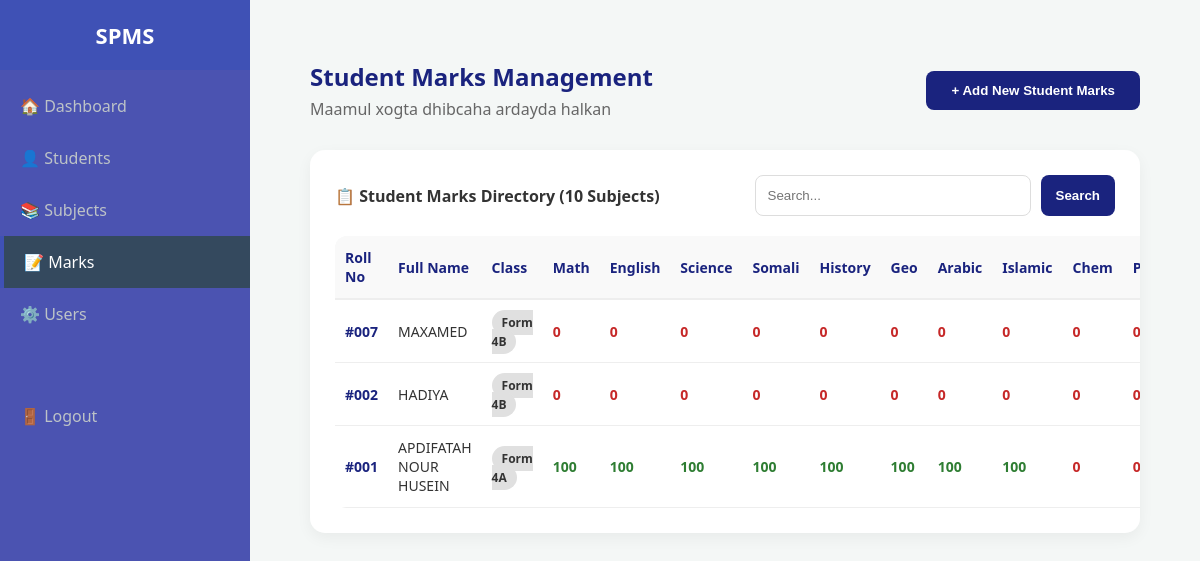
The page /admin_dashboard/marks.php on the database its author committed.
### tables this page shows
CREATE TABLE `student_marks` (
  `id` int(11) NOT NULL,
  `roll_no` varchar(50) NOT NULL,
  `full_name` varchar(255) NOT NULL,
  `class` varchar(50) NOT NULL,
  `math` int(11) DEFAULT 0,
  `english` int(11) DEFAULT 0,
  `science` int(11) DEFAULT 0,
  `somali` int(11) DEFAULT 0,
  `history` int(11) DEFAULT 0,
  `geography` int(11) DEFAULT 0,
  `arabic` int(11) DEFAULT 0,
  `islamic` int(11) DEFAULT 0,
  `chemistry` int(11) DEFAULT 0,
  `physics` int(11) DEFAULT 0,
  `created_at` timestamp NOT NULL DEFAULT current_timestamp()
);

### admin_dashboard/marks.php (the view, shortened to what this page needs)
<?php
include('conn.php');
$students = [];
if ($conn) {
    $result = mysqli_query($conn, "SELECT * FROM student_marks ORDER BY id DESC");
    if ($result) {
        while ($row = mysqli_fetch_assoc($result)) {
            $students[] = $row;
        }
    }
}
?>
<!DOCTYPE html>
<html lang="so">
<head>
    <link rel="stylesheet" href="style.css">
</head>
<body>
    <div class="app">
        <aside class="sidebar">
            <div class="brand">SPMS</div>
            <nav class="side-nav">
                <a class="nav-item" href="admin_dashboard.php">🏠 Dashboard</a>
                <a class="nav-item" href="students.php">👤 Students</a>
                <a class="nav-item" href="subject.php">📚 Subjects</a>
                <a class="nav-item active" href="marks.php">📝 Marks</a>
                <a class="nav-item" href="user.php">⚙️ Users</a>
                <a class="nav-item" href="#" style="margin-top: 50px;">🚪 Logout</a>
            </nav>
        </aside>
        <main class="main">
            <div class="content">
                <div style="display: flex; justify-content: space-between; align-items: center; margin-bottom: 30px;">
                    <div>
                        <h2 style="color: var(--primary-color); margin: 0;">Student Marks Management</h2>
                        <p style="color: #666; margin: 5px 0 0 0;">Maamul xogta dhibcaha ardayda halkan</p>
                    </div>
                    <button class="btn-add-new" onclick="openModal()">+ Add New Student Marks</button>
                </div>
                <div class="card" style="overflow-x: auto;">
                    <div style="display: flex; justify-content: space-between; align-items: center; margin-bottom: 20px;">
                        <h4 style="margin: 0;">📋 Student Marks Directory (10 Subjects)</h4>
                        <form method="GET" style="display: flex; gap: 10px;">
                            <input type="text" placeholder="Search..." class="search-input">
                            <button type="button" class="btn-add-new" style="padding: 10px 15px;">Search</button>
                        </form>
                    </div>
                    <table class="student-table">
                        <thead>
                            <tr>
                                <th>Roll No</th>
                                <th>Full Name</th>
                                <th>Class</th>
                                <th class="text-center">Math</th>
                                <th class="text-center">English</th>
                                <th class="text-center">Science</th>
                                <th class="text-center">Somali</th>
                                <th class="text-center">History</th>
                                <th class="text-center">Geo</th>
                                <th class="text-center">Arabic</th>
                                <th class="text-center">Islamic</th>
                                <th class="text-center">Chem</th>
                                <th class="text-center">Phys</th>
                            </tr>
                        </thead>
                        <tbody>
                            <?php if (empty($students)): ?>
                                <tr>
                                    <td class="font-bold" style="color: var(--primary-color);">#88</td>
                                    <td class="font-bold" style="text-transform: uppercase;">CABDIFATAAX NUUR XUSEEN</td>
                                    <td><span class="badge-class">Form 4A</span></td>
                                    <td class="text-center marks-pass">92</td>
                                    <td class="text-center marks-pass">85</td>
                                    <td class="text-center marks-pass">88</td>
                                    <td class="text-center marks-pass">95</td>
                                    <td class="text-center marks-pass">90</td>
                                    <td class="text-center marks-pass">80</td>
                                    <td class="text-center marks-pass">85</td>
                                    <td class="text-center marks-pass">90</td>
                                    <td class="text-center marks-pass">87</td>
                                    <td class="text-center marks-pass">89</td>
                                    <td class="text-center font-bold" style="background: #e8eaf6;">871/1000</td>
                                    <td class="text-center">
                                        <a href="#" class="edit-link">Edit</a>
                                        <a href="#" class="del-link">Delete</a>
                                    </td>
                                </tr>
                            <?php else: ?>
                                <?php foreach ($students as $row):
                                ?>
                                    <tr>
                                        <td class="font-bold" style="color: var(--primary-color);">#<?php echo htmlspecialchars($row['roll_no']); ?></td>
                                        <td style="text-transform: uppercase; font-weight: 500;"><?php echo htmlspecialchars($row['full_name']); ?></td>
                                        <td><span class="badge-class"><?php echo htmlspecialchars($row['class']); ?></span></td>
                                        <td class="text-center <?php echo $row['math'] < 50 ? 'marks-fail' : 'marks-pass'; ?>"><?php echo $row['math']; ?></td>
                                        <td class="text-center <?php echo $row['english'] < 50 ? 'marks-fail' : 'marks-pass'; ?>"><?php echo $row['english']; ?></td>
                                        <td class="text-center <?php echo $row['science'] < 50 ? 'marks-fail' : 'marks-pass'; ?>"><?php echo $row['science']; ?></td>
                                        <td class="text-center <?php echo $row['somali'] < 50 ? 'marks-fail' : 'marks-pass'; ?>"><?php echo $row['somali']; ?></td>
                                        <td class="text-center <?php echo $row['history'] < 50 ? 'marks-fail' : 'marks-pass'; ?>"><?php echo $row['history']; ?></td>
                                        <td class="text-center <?php echo $row['geography'] < 50 ? 'marks-fail' : 'marks-pass'; ?>"><?php echo $row['geography']; ?></td>
                                        <td class="text-center <?php echo $row['arabic'] < 50 ? 'marks-fail' : 'marks-pass'; ?>"><?php echo $row['arabic']; ?></td>
                                        <td class="text-center <?php echo $row['islamic'] < 50 ? 'marks-fail' : 'marks-pass'; ?>"><?php echo $row['islamic']; ?></td>
                                        <td class="text-center <?php echo $row['chemistry'] < 50 ? 'marks-fail' : 'marks-pass'; ?>"><?php echo $row['chemistry']; ?></td>
                                        <td class="text-center <?php echo $row['physics'] < 50 ? 'marks-fail' : 'marks-pass'; ?>"><?php echo $row['physics']; ?></td>
                                    </tr>
                                <?php endforeach; ?>
                            <?php endif; ?>
                        </tbody>
                    </table>
                </div>
            </div>
        </main>
    </div>
</body>
</html>

### admin_dashboard/style.css (style rules this page uses)
:root { --sidebar-bg: #2c3e50; --topbar-bg: #3f51b5; --bg-light: #f4f7f6; --white: #ffffff; --text-color: #333; }
body { margin: 0; font-family: 'Segoe UI', Tahoma, Geneva, Verdana, sans-serif; background-color: var(--bg-light); color: var(--text-color); }
.app { display: flex; min-height: 100vh; }
.sidebar { width: 250px; background-color: var(--sidebar-bg); color: white; display: flex; flex-direction: column; }
.brand { padding: 20px; background-color: var(--topbar-bg); font-size: 22px; font-weight: bold; text-align: center; }
.side-nav { padding: 10px 0; }
.nav-item { display: flex; align-items: center; gap: 10px; padding: 15px 20px; color: #bdc3c7; text-decoration: none; transition: 0.3s; }
.nav-item:hover, .nav-item.active { background-color: #34495e; color: white; border-left: 4px solid var(--topbar-bg); }
.main { flex: 1; display: flex; flex-direction: column; }
.content { padding: 30px; }
table { width: 100%; border-collapse: collapse; margin-top: 20px; }
th, td { padding: 12px; text-align: left; border-bottom: 1px solid #eee; }
th { background-color: #f9f9f9; font-weight: bold; }

### admin_dashboard/marks.php (style rules this page uses)
:root { --primary-color: #1a237e; --secondary-color: #3f51b5; --success-color: #2e7d32; --bg-body: #f4f7f6; --text-dark: #333; }
body { background-color: var(--bg-body); font-family: 'Segoe UI', Tahoma, Geneva, Verdana, sans-serif; margin: 0; }
.app { display: flex; min-height: 100vh; width: 100%; }
.sidebar { width: 250px; min-width: 250px; background-color: #4b53b1; color: white; min-height: 100vh; box-sizing: border-box; }
.main { flex: 1; padding: 30px; overflow-x: hidden; box-sizing: border-box; }
.student-table { width: 100%; border-collapse: collapse; background: white; border-radius: 12px; overflow: hidden; }
.student-table thead tr { background-color: #f8f9fa; color: var(--primary-color); border-bottom: 2px solid #eee; }
.student-table th, .student-table td { padding: 12px 10px; text-align: left; border-bottom: 1px solid #eee; font-size: 14px; }
.btn-add-new { background: var(--primary-color); color: white; padding: 12px 25px; border: none; border-radius: 8px; cursor: pointer; font-weight: 600; transition: 0.3s; }
.card { background: white; padding: 25px; border-radius: 15px; box-shadow: 0 5px 15px rgba(0,0,0,0.05); }
.search-input { padding: 12px; border: 1px solid #ddd; border-radius: 8px; width: 250px; }
.badge-class { background: #e0e0e0; padding: 4px 10px; border-radius: 20px; font-size: 12px; font-weight: bold; color: #333; }
.text-center { text-align: center; }
.font-bold { font-weight: bold; }
.marks-pass { color: #2e7d32; font-weight: 600; }
.marks-fail { color: #c62828; font-weight: 600; }

### rows shown on the page
student_marks: roll_no "007", full_name "MAXAMED", class "Form 4B", math "0", english "0", science "0", somali "0", history "0", geography "0", arabic "0", islamic "0", chemistry "0", physics "0"
student_marks: roll_no "002", full_name "HADIYA", class "Form 4B", math "0", english "0", science "0", somali "0", history "0", geography "0", arabic "0", islamic "0", chemistry "0", physics "0"
student_marks: roll_no "001", full_name "APDIFATAH NOUR HUSEIN", class "Form 4A", math "100", english "100", science "100", somali "100", history "100", geography "100", arabic "100", islamic "100", chemistry "0", physics "0"
